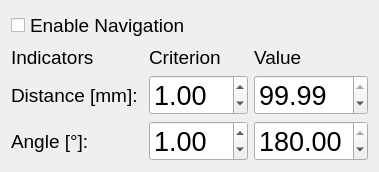
          <widget class="QWidget" name="tab_3">
           <attribute name="title">
            <string>Navigation</string>
           </attribute>
           <layout class="QVBoxLayout" name="verticalLayout_17">
            <item>
             <layout class="QHBoxLayout" name="horizontalLayout_5">
              <item>
               <widget class="QCheckBox" name="checkBox_nav_IO">
                <property name="font">
                 <font>
                  <pointsize>14</pointsize>
                 </font>
                </property>
                <property name="text">
                 <string>Enable Navigation</string>
                </property>
               </widget>
              </item>
              <item>
               <spacer name="horizontalSpacer_5">
                <property name="orientation">
                 <enum>Qt::Horizontal</enum>
                </property>
                <property name="sizeHint" stdset="0">
                 <size>
                  <width>40</width>
                  <height>20</height>
                 </size>
                </property>
               </spacer>
              </item>
             </layout>
            </item>
            <item>
             <layout class="QHBoxLayout" name="horizontalLayout_3">
              <item>
               <layout class="QGridLayout" name="gridLayout_4">
                <item row="2" column="0">
                 <widget class="QLabel" name="label_26">
                  <property name="font">
                   <font>
                    <pointsize>14</pointsize>
                   </font>
                  </property>
                  <property name="text">
                   <string>Distance [mm]: </string>
                  </property>
                 </widget>
                </item>
                <item row="3" column="3">
                 <widget class="QDoubleSpinBox" name="doubleSpinBox_angle_nav">
                  <property name="font">
                   <font>
                    <pointsize>20</pointsize>
                   </font>
                  </property>
                  <property name="maximum">
                   <double>180.000000000000000</double>
                  </property>
                  <property name="value">
                   <double>180.000000000000000</double>
                  </property>
                 </widget>
                </item>
                <item row="3" column="0">
                 <widget class="QLabel" name="label_27">
                  <property name="font">
                   <font>
                    <pointsize>14</pointsize>
                   </font>
                  </property>
                  <property name="text">
                   <string>Angle [°]:</string>
                  </property>
                 </widget>
                </item>
                <item row="2" column="2">
                 <widget class="QDoubleSpinBox" name="doubleSpinBox_distance_nav_criterion">
                  <property name="font">
                   <font>
                    <pointsize>20</pointsize>
                   </font>
                  </property>
                  <property name="value">
                   <double>1.000000000000000</double>
                  </property>
                 </widget>
                </item>
                <item row="2" column="3">
                 <widget class="QDoubleSpinBox" name="doubleSpinBox_distance_nav">
                  <property name="enabled">
                   <bool>true</bool>
                  </property>
                  <property name="font">
                   <font>
                    <pointsize>20</pointsize>
                   </font>
                  </property>
                  <property name="value">
                   <double>99.989999999999995</double>
                  </property>
                 </widget>
                </item>
                <item row="3" column="2">
                 <widget class="QDoubleSpinBox" name="doubleSpinBox_angle_nav_criterion">
                  <property name="font">
                   <font>
                    <pointsize>20</pointsize>
                   </font>
                  </property>
                  <property name="value">
                   <double>1.000000000000000</double>
                  </property>
                 </widget>
                </item>
                <item row="1" column="3">
                 <widget class="QLabel" name="label_29">
                  <property name="font">
                   <font>
                    <pointsize>14</pointsize>
                   </font>
                  </property>
                  <property name="text">
                   <string>Value</string>
                  </property>
                 </widget>
                </item>
                <item row="1" column="2">
                 <widget class="QLabel" name="label_28">
                  <property name="font">
                   <font>
                    <pointsize>14</pointsize>
                   </font>
                  </property>
                  <property name="text">
                   <string>Criterion</string>
                  </property>
                 </widget>
                </item>
                <item row="1" column="0">
                 <widget class="QLabel" name="label_30">
                  <property name="font">
                   <font>
                    <pointsize>14</pointsize>
                   </font>
                  </property>
                  <property name="text">
                   <string>Indicators</string>
                  </property>
                 </widget>
                </item>
               </layout>
              </item>
             </layout>
            </item>
           </layout>
          </widget>
